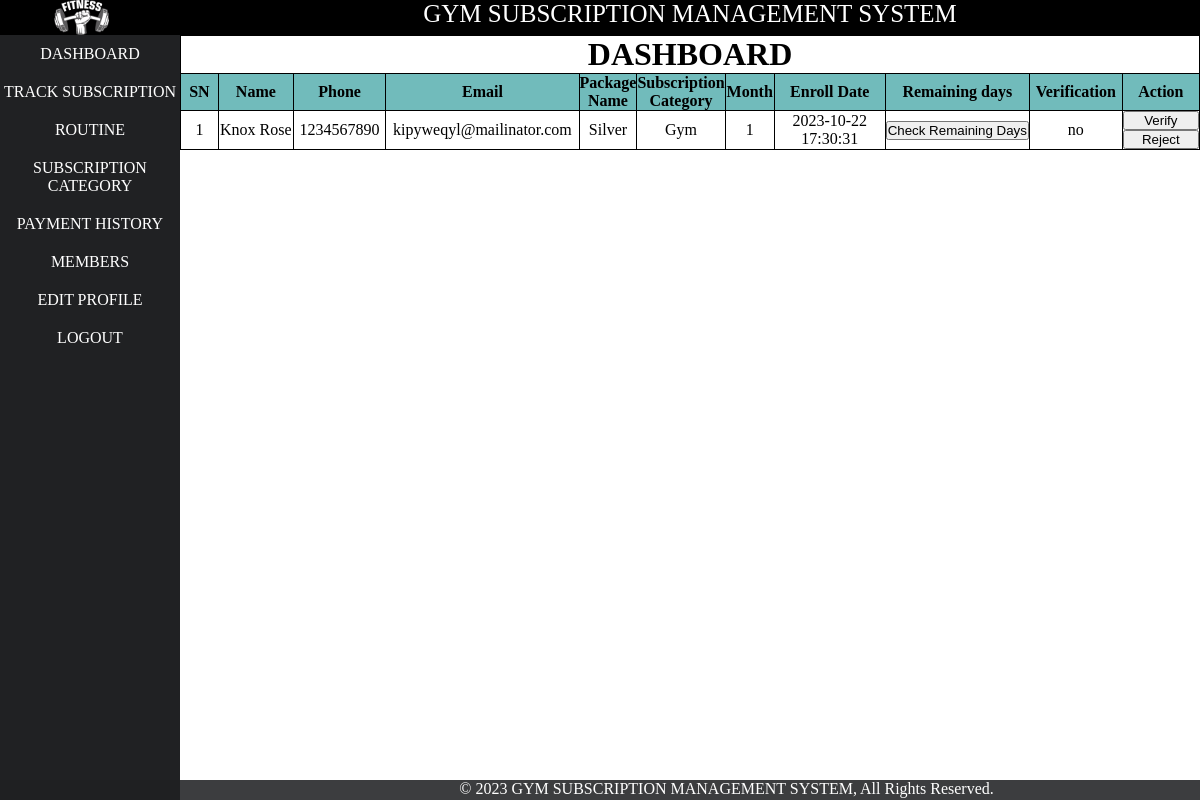
/admin/dashboard.php (signed in), run on an earlier commit of the app's database.
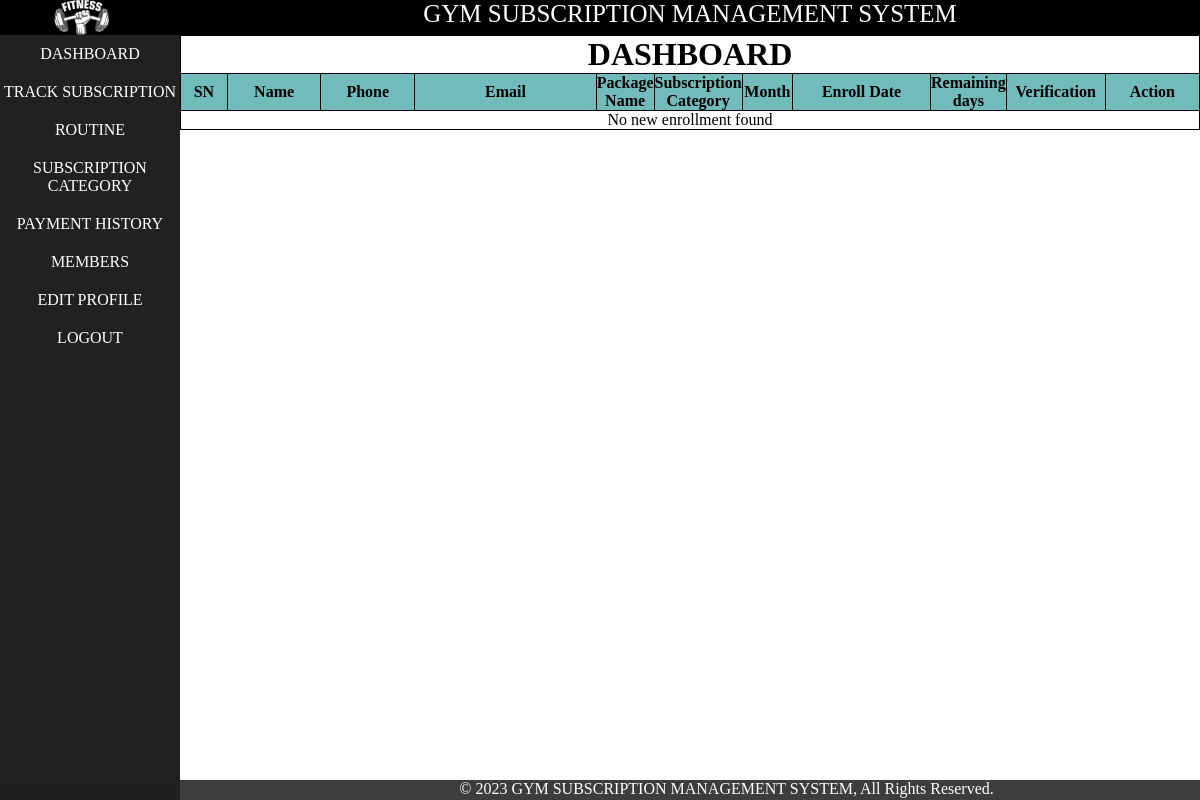
And on a later commit of the database.
### tables this page shows
CREATE TABLE `enrollment` (
  `eid` int(11) NOT NULL,
  `mid` int(11) NOT NULL,
  `cid` int(11) NOT NULL,
  `verified` varchar(10) NOT NULL DEFAULT 'no',
  `edate` datetime NOT NULL DEFAULT current_timestamp()
);

CREATE TABLE `member` (
  `mid` int(11) NOT NULL,
  `name` varchar(21) NOT NULL,
  `phone` bigint(10) NOT NULL,
  `email` varchar(31) NOT NULL,
  `password` varchar(255) NOT NULL,
  `status` varchar(500) NOT NULL DEFAULT 'offline',
  `date` datetime NOT NULL DEFAULT current_timestamp(),
  `image` varchar(1100) DEFAULT 'defaultuser.jpg',
  `m_otp` varchar(225) NOT NULL,
  `m_opt_expire_time` datetime NOT NULL
);

CREATE TABLE `category` (
  `cid` int(11) NOT NULL,
  `package_name` varchar(20) NOT NULL,
  `cname` varchar(20) NOT NULL DEFAULT 'Gym',
  `duration` int(11) NOT NULL,
  `package_price` int(30) NOT NULL,
  `image` varchar(1000) NOT NULL
);

### admin/dashboard.php (the view, shortened to what this page needs)
<?php
include 'layout/header.php';
include 'layout/left.php';
?>
<div id="right">
    <link rel="stylesheet" href="../css/tableDecorate.css">
    <div class="table_class">
        <table class="membership">
            <tr>
                <td colspan="11">
                    <h1 class="center">DASHBOARD</h1>
                </td>
            </tr>
            <tr>
                <th width=5%;>SN</th>
                <th width=10% ;>Name</th>
                <th width=10%;>Phone</th>
                <th width=20% ;>Email</th>
                <th width=5% ;>Package Name</th>
                <th width=5%;>Subscription Category</th>
                <th width=5% ;>Month</th>
                <th width=15%;>Enroll Date</th>
                <th width=5%;>Remaining days</th>
                <th width=10%;>Verification</th>
                <th width=10%;>Action</th>
            </tr>
            <?php
            $conn = new mysqli("localhost", "root", "", "gsms");
            $sql = "SELECT m.mid, m.name, m.phone, m.email, m.date, c.package_name,
            c.cid, c.cname, c.duration, c.package_price, e.eid, e.verified, e.edate
            FROM member m
            INNER JOIN enrollment e ON m.mid = e.mid
            INNER JOIN category c ON e.cid = c.cid  where e.verified='no' ";
            $result = $conn->query($sql);
            if ($result->num_rows > 0) {
                $i = 0;
                while ($row = $result->fetch_assoc()) {
                    $i++;
                    $mid = $row["mid"];
                    $name = $row["name"];
                    $phone = $row["phone"];
                    $email = $row["email"];
                    $cid = $row["cid"];
                    $eid = $row["eid"];
                    $cname = $row["cname"];
                    $package_name = $row["package_name"];
                    $date = $row["edate"];
                    $duration = $row["duration"];
                    $verified = $row["verified"];
                    echo "<tr>
                                <td>$i</td>
                                <td>$name</td>
                                <td>$phone</td>
                                <td>$email</td>
                                <td>$package_name</td>
                                <td>$cname</td>
                                <td>$duration</td>
                                <td>$date</td>
                                <td>
                                </form>
                                <form action='dashboard.php' method='get'>
                                <input type='hidden' value='$mid' name='mid'>
                                <input type='submit' name='remaining_days' value='Check Remaining Days' class='edit_sub_track'>
                            </form>
                                </td>
                                <td>$verified</td>
                                <td class='h-center'>
                                    <form action='dashboard.php' method='get'>
                                        <input type='hidden' value='$eid' name='enroll_id'>
                                        <input type='hidden' value='$cid' name='cid'>
                                        <input type='hidden' value='$mid' name='mid'>
                                        <input type='submit' name='verify' value='Verify' class='edit_sub_track'>
                                    </form>
                                    </form>
                                    <form action='dashboard.php' method='get'>
                                    <input type='hidden' value='$eid' name='enroll_id'>
                                    <input type='submit' name='reject_verify' value='Reject' class='edit_sub_track'>
                                </form>
                                </td>
                            </tr>";
                }
            } else {
                echo "<tr><td colspan='11'>No new enrollment found</td></tr>";
            }
            ?>
        </table>
    </div>
</div>
<?php
include 'layout/footer.php';
?>

What changed in the data, as far as the page shows it:
removed enrollment: mid.name "Knox Rose", mid.phone "1234567890", mid.email "kipyweqyl@mailinator.com", cid.package_name "Silver", cid.cname "Gym", cid.duration "1", edate "2023-10-22 17:30:31", verified "no"
Also different on the page:
text now shown: "No new enrollment found"
